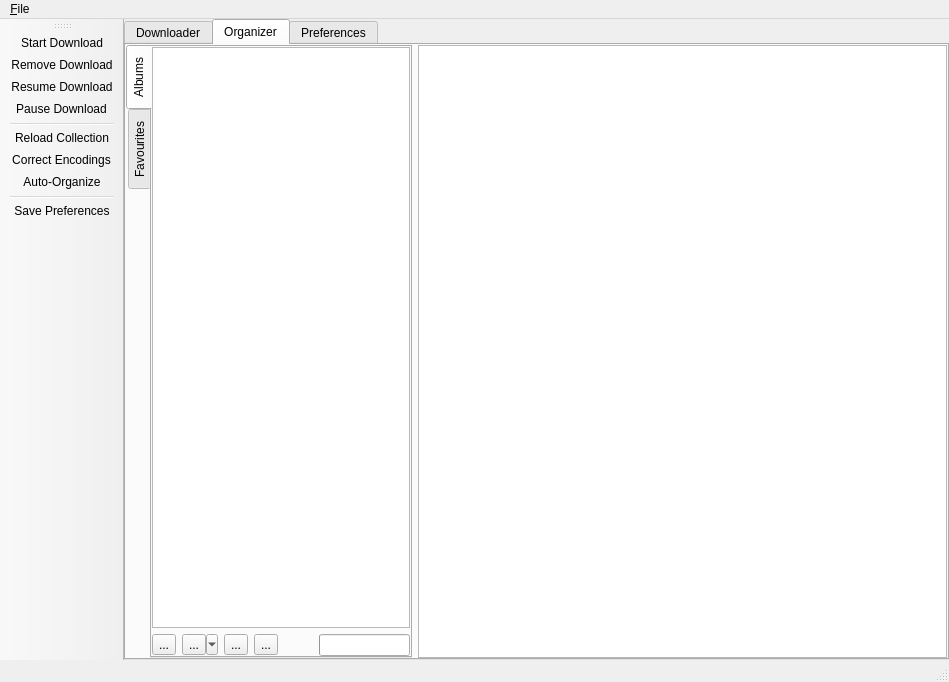
<ui version="4.0" >
 <class>MainWindow</class>
 <widget class="QMainWindow" name="MainWindow" >
  <property name="geometry" >
   <rect>
    <x>0</x>
    <y>0</y>
    <width>949</width>
    <height>682</height>
   </rect>
  </property>
  <property name="windowTitle" >
   <string>MainWindow</string>
  </property>
  <property name="windowIcon" >
   <iconset resource="musorg.qrc" >
    <normaloff>:/icons/icons/filesave.png</normaloff>:/icons/icons/filesave.png</iconset>
  </property>
  <property name="toolButtonStyle" >
   <enum>Qt::ToolButtonIconOnly</enum>
  </property>
  <widget class="QWidget" name="centralwidget" >
   <property name="sizePolicy" >
    <sizepolicy vsizetype="Preferred" hsizetype="Preferred" >
     <horstretch>0</horstretch>
     <verstretch>0</verstretch>
    </sizepolicy>
   </property>
   <layout class="QHBoxLayout" name="horizontalLayout_7" >
    <property name="margin" >
     <number>0</number>
    </property>
    <item>
     <widget class="QTabWidget" name="main_tab" >
      <property name="sizePolicy" >
       <sizepolicy vsizetype="Expanding" hsizetype="Expanding" >
        <horstretch>0</horstretch>
        <verstretch>0</verstretch>
       </sizepolicy>
      </property>
      <property name="contextMenuPolicy" >
       <enum>Qt::DefaultContextMenu</enum>
      </property>
      <property name="layoutDirection" >
       <enum>Qt::LeftToRight</enum>
      </property>
      <property name="tabShape" >
       <enum>QTabWidget::Rounded</enum>
      </property>
      <property name="currentIndex" >
       <number>1</number>
      </property>
      <widget class="QWidget" name="tab_downloader" >
       <property name="sizePolicy" >
        <sizepolicy vsizetype="Preferred" hsizetype="Preferred" >
         <horstretch>0</horstretch>
         <verstretch>0</verstretch>
        </sizepolicy>
       </property>
       <property name="layoutDirection" >
        <enum>Qt::LeftToRight</enum>
       </property>
       <attribute name="title" >
        <string>Downloader</string>
       </attribute>
       <attribute name="icon" >
        <iconset resource="musorg.qrc" >
         <normaloff>:/icons/icons/downloader.png</normaloff>:/icons/icons/downloader.png</iconset>
       </attribute>
       <layout class="QVBoxLayout" name="verticalLayout_2" >
        <property name="margin" >
         <number>0</number>
        </property>
        <item>
         <layout class="QVBoxLayout" name="verticalLayout_3" >
          <item>
           <layout class="QHBoxLayout" name="horizontalLayout" >
            <item>
             <widget class="QPushButton" name="btn_search" >
              <property name="text" >
               <string>Search</string>
              </property>
             </widget>
            </item>
            <item>
             <widget class="QLineEdit" name="lne_search" >
              <property name="layoutDirection" >
               <enum>Qt::LeftToRight</enum>
              </property>
             </widget>
            </item>
           </layout>
          </item>
          <item>
           <widget class="QLabel" name="label" >
            <property name="layoutDirection" >
             <enum>Qt::LeftToRight</enum>
            </property>
            <property name="text" >
             <string>Search Results:</string>
            </property>
           </widget>
          </item>
          <item>
           <layout class="QHBoxLayout" name="horizontalLayout_3" >
            <item>
             <widget class="QTreeView" name="trw_results" >
              <property name="contextMenuPolicy" >
               <enum>Qt::ActionsContextMenu</enum>
              </property>
              <property name="dragEnabled" >
               <bool>true</bool>
              </property>
              <property name="dragDropMode" >
               <enum>QAbstractItemView::DragOnly</enum>
              </property>
             </widget>
            </item>
           </layout>
          </item>
          <item>
           <widget class="QLabel" name="label_2" >
            <property name="layoutDirection" >
             <enum>Qt::LeftToRight</enum>
            </property>
            <property name="text" >
             <string>Downloads:</string>
            </property>
           </widget>
          </item>
          <item>
           <layout class="QHBoxLayout" name="horizontalLayout_4" >
            <property name="sizeConstraint" >
             <enum>QLayout::SetFixedSize</enum>
            </property>
            <item>
             <widget class="QTreeView" name="trw_downloads" >
              <property name="contextMenuPolicy" >
               <enum>Qt::ActionsContextMenu</enum>
              </property>
              <property name="dragEnabled" >
               <bool>true</bool>
              </property>
              <property name="dragDropMode" >
               <enum>QAbstractItemView::DropOnly</enum>
              </property>
             </widget>
            </item>
           </layout>
          </item>
         </layout>
        </item>
       </layout>
      </widget>
      <widget class="QWidget" name="tab_organizer" >
       <property name="sizePolicy" >
        <sizepolicy vsizetype="Preferred" hsizetype="Preferred" >
         <horstretch>0</horstretch>
         <verstretch>0</verstretch>
        </sizepolicy>
       </property>
       <attribute name="title" >
        <string>Organizer</string>
       </attribute>
       <layout class="QHBoxLayout" name="horizontalLayout_8" >
        <property name="margin" >
         <number>0</number>
        </property>
        <item>
         <widget class="QTabWidget" name="tabWidget" >
          <property name="sizePolicy" >
           <sizepolicy vsizetype="Expanding" hsizetype="Fixed" >
            <horstretch>0</horstretch>
            <verstretch>0</verstretch>
           </sizepolicy>
          </property>
          <property name="tabPosition" >
           <enum>QTabWidget::West</enum>
          </property>
          <property name="currentIndex" >
           <number>0</number>
          </property>
          <widget class="QWidget" name="tab" >
           <attribute name="title" >
            <string>Albums</string>
           </attribute>
           <layout class="QVBoxLayout" name="verticalLayout" >
            <property name="margin" >
             <number>0</number>
            </property>
            <item>
             <widget class="QTreeView" name="trw_albums" >
              <property name="headerHidden" >
               <bool>true</bool>
              </property>
             </widget>
            </item>
            <item>
             <layout class="QHBoxLayout" name="horizontalLayout_9" >
              <item>
               <widget class="QToolButton" name="toolButton_8" >
                <property name="text" >
                 <string>...</string>
                </property>
                <property name="icon" >
                 <iconset resource="musorg.qrc" >
                  <normaloff>:/icons/icons/reload.png</normaloff>:/icons/icons/reload.png</iconset>
                </property>
               </widget>
              </item>
              <item>
               <widget class="QToolButton" name="tb_import_albums" >
                <property name="text" >
                 <string>...</string>
                </property>
                <property name="icon" >
                 <iconset resource="musorg.qrc" >
                  <normaloff>:/icons/icons/add.png</normaloff>:/icons/icons/add.png</iconset>
                </property>
                <property name="popupMode" >
                 <enum>QToolButton::MenuButtonPopup</enum>
                </property>
                <property name="arrowType" >
                 <enum>Qt::NoArrow</enum>
                </property>
               </widget>
              </item>
              <item>
               <widget class="QToolButton" name="toolButton_2" >
                <property name="text" >
                 <string>...</string>
                </property>
                <property name="icon" >
                 <iconset resource="musorg.qrc" >
                  <normaloff>:/icons/icons/remove.png</normaloff>:/icons/icons/remove.png</iconset>
                </property>
               </widget>
              </item>
              <item>
               <widget class="QToolButton" name="toolButton" >
                <property name="text" >
                 <string>...</string>
                </property>
                <property name="icon" >
                 <iconset resource="musorg.qrc" >
                  <normaloff>:/icons/icons/edit.png</normaloff>:/icons/icons/edit.png</iconset>
                </property>
               </widget>
              </item>
              <item>
               <layout class="QHBoxLayout" name="horizontalLayout_10" >
                <item>
                 <spacer name="horizontalSpacer" >
                  <property name="orientation" >
                   <enum>Qt::Horizontal</enum>
                  </property>
                  <property name="sizeType" >
                   <enum>QSizePolicy::Expanding</enum>
                  </property>
                  <property name="sizeHint" stdset="0" >
                   <size>
                    <width>0</width>
                    <height>20</height>
                   </size>
                  </property>
                 </spacer>
                </item>
                <item>
                 <widget class="QProgressBar" name="pb_reload" >
                  <property name="enabled" >
                   <bool>true</bool>
                  </property>
                  <property name="value" >
                   <number>0</number>
                  </property>
                  <property name="format" >
                   <string/>
                  </property>
                 </widget>
                </item>
               </layout>
              </item>
             </layout>
            </item>
           </layout>
          </widget>
          <widget class="QWidget" name="tab_2" >
           <attribute name="title" >
            <string>Favourites</string>
           </attribute>
           <layout class="QVBoxLayout" name="verticalLayout_6" >
            <property name="margin" >
             <number>0</number>
            </property>
            <item>
             <widget class="QTreeView" name="trw_favourites" />
            </item>
            <item>
             <layout class="QHBoxLayout" name="horizontalLayout_2" >
              <item>
               <widget class="QToolButton" name="toolButton_4" >
                <property name="text" >
                 <string>Add Favourite</string>
                </property>
                <property name="icon" >
                 <iconset resource="musorg.qrc" >
                  <normaloff>:/icons/icons/add.png</normaloff>:/icons/icons/add.png</iconset>
                </property>
               </widget>
              </item>
              <item>
               <widget class="QToolButton" name="toolButton_5" >
                <property name="text" >
                 <string>...</string>
                </property>
                <property name="icon" >
                 <iconset resource="musorg.qrc" >
                  <normaloff>:/icons/icons/remove.png</normaloff>:/icons/icons/remove.png</iconset>
                </property>
               </widget>
              </item>
              <item>
               <widget class="QToolButton" name="toolButton_7" >
                <property name="text" >
                 <string>...</string>
                </property>
                <property name="icon" >
                 <iconset resource="musorg.qrc" >
                  <normaloff>:/icons/icons/edit.png</normaloff>:/icons/icons/edit.png</iconset>
                </property>
               </widget>
              </item>
              <item>
               <widget class="QToolButton" name="toolButton_6" >
                <property name="text" >
                 <string>...</string>
                </property>
                <property name="icon" >
                 <iconset resource="musorg.qrc" >
                  <normaloff>:/icons/icons/package.png</normaloff>:/icons/icons/package.png</iconset>
                </property>
               </widget>
              </item>
              <item>
               <spacer name="horizontalSpacer_2" >
                <property name="orientation" >
                 <enum>Qt::Horizontal</enum>
                </property>
                <property name="sizeHint" stdset="0" >
                 <size>
                  <width>40</width>
                  <height>20</height>
                 </size>
                </property>
               </spacer>
              </item>
             </layout>
            </item>
           </layout>
          </widget>
         </widget>
        </item>
        <item>
         <widget class="QTreeView" name="trw_tracks" />
        </item>
       </layout>
       <zorder>trw_tracks</zorder>
       <zorder>tabWidget</zorder>
      </widget>
      <widget class="QWidget" name="tab_pref" >
       <attribute name="title" >
        <string>Preferences</string>
       </attribute>
       <layout class="QVBoxLayout" name="verticalLayout_5" >
        <property name="margin" >
         <number>0</number>
        </property>
        <item>
         <layout class="QVBoxLayout" name="verticalLayout_4" >
          <item>
           <widget class="QGroupBox" name="groupBox_2" >
            <property name="title" >
             <string>Downloader Preferences</string>
            </property>
            <layout class="QHBoxLayout" name="horizontalLayout_5" >
             <property name="leftMargin" >
              <number>0</number>
             </property>
             <property name="topMargin" >
              <number>9</number>
             </property>
             <property name="rightMargin" >
              <number>0</number>
             </property>
             <property name="bottomMargin" >
              <number>0</number>
             </property>
             <item>
              <layout class="QFormLayout" name="formLayout" >
               <property name="rowWrapPolicy" >
                <enum>QFormLayout::DontWrapRows</enum>
               </property>
               <property name="labelAlignment" >
                <set>Qt::AlignLeading|Qt::AlignLeft|Qt::AlignVCenter</set>
               </property>
               <property name="formAlignment" >
                <set>Qt::AlignLeading|Qt::AlignLeft|Qt::AlignTop</set>
               </property>
               <item row="0" column="0" >
                <widget class="QLabel" name="label_3" >
                 <property name="text" >
                  <string>Download Directory:</string>
                 </property>
                </widget>
               </item>
               <item row="0" column="1" >
                <layout class="QHBoxLayout" name="horizontalLayout_6" >
                 <item>
                  <widget class="QLineEdit" name="lne_download_dir" />
                 </item>
                 <item>
                  <widget class="QPushButton" name="btn_browse_down_dir" >
                   <property name="text" >
                    <string>Browse</string>
                   </property>
                  </widget>
                 </item>
                </layout>
               </item>
               <item row="1" column="0" >
                <widget class="QLabel" name="label_4" >
                 <property name="text" >
                  <string>Maximum Download:</string>
                 </property>
                </widget>
               </item>
               <item row="1" column="1" >
                <widget class="QSpinBox" name="spinBox" >
                 <property name="sizePolicy" >
                  <sizepolicy vsizetype="Fixed" hsizetype="Fixed" >
                   <horstretch>0</horstretch>
                   <verstretch>0</verstretch>
                  </sizepolicy>
                 </property>
                 <property name="buttonSymbols" >
                  <enum>QAbstractSpinBox::UpDownArrows</enum>
                 </property>
                 <property name="accelerated" >
                  <bool>true</bool>
                 </property>
                 <property name="minimum" >
                  <number>-1</number>
                 </property>
                 <property name="value" >
                  <number>-1</number>
                 </property>
                </widget>
               </item>
               <item row="2" column="0" >
                <widget class="QLabel" name="label_5" >
                 <property name="text" >
                  <string>Search Engine:</string>
                 </property>
                </widget>
               </item>
               <item row="2" column="1" >
                <widget class="QComboBox" name="cb_engines" >
                 <property name="sizePolicy" >
                  <sizepolicy vsizetype="Fixed" hsizetype="Fixed" >
                   <horstretch>0</horstretch>
                   <verstretch>0</verstretch>
                  </sizepolicy>
                 </property>
                 <property name="minimumSize" >
                  <size>
                   <width>200</width>
                   <height>0</height>
                  </size>
                 </property>
                 <property name="editable" >
                  <bool>false</bool>
                 </property>
                </widget>
               </item>
              </layout>
             </item>
            </layout>
           </widget>
          </item>
          <item>
           <widget class="QGroupBox" name="groupBox" >
            <property name="title" >
             <string>Organizer Preferences</string>
            </property>
            <property name="flat" >
             <bool>false</bool>
            </property>
            <property name="checkable" >
             <bool>false</bool>
            </property>
            <layout class="QHBoxLayout" name="horizontalLayout_11" >
             <property name="margin" >
              <number>0</number>
             </property>
             <item>
              <layout class="QFormLayout" name="formLayout_2" >
               <item row="0" column="0" >
                <widget class="QLabel" name="label_6" >
                 <property name="text" >
                  <string>Default Encoding:</string>
                 </property>
                </widget>
               </item>
               <item row="0" column="1" >
                <widget class="QLineEdit" name="lineEdit" />
               </item>
              </layout>
             </item>
            </layout>
           </widget>
          </item>
         </layout>
        </item>
       </layout>
      </widget>
     </widget>
    </item>
   </layout>
   <zorder>main_tab</zorder>
  </widget>
  <widget class="QMenuBar" name="menubar" >
   <property name="geometry" >
    <rect>
     <x>0</x>
     <y>0</y>
     <width>949</width>
     <height>22</height>
    </rect>
   </property>
   <widget class="QMenu" name="menu_File" >
    <property name="title" >
     <string>&amp;File</string>
    </property>
   </widget>
   <addaction name="menu_File" />
  </widget>
  <widget class="QStatusBar" name="statusbar" />
  <widget class="QToolBar" name="toolBar" >
   <property name="windowTitle" >
    <string>toolBar</string>
   </property>
   <property name="toolButtonStyle" >
    <enum>Qt::ToolButtonTextUnderIcon</enum>
   </property>
   <attribute name="toolBarArea" >
    <enum>LeftToolBarArea</enum>
   </attribute>
   <attribute name="toolBarBreak" >
    <bool>false</bool>
   </attribute>
   <addaction name="actionStart_Download" />
   <addaction name="actionRemove_Download" />
   <addaction name="actionResume_Download" />
   <addaction name="actionPause_Download" />
   <addaction name="separator" />
   <addaction name="actionReload_Collection" />
   <addaction name="actionCorrect_Encodings" />
   <addaction name="actionAuto_Organize" />
   <addaction name="separator" />
   <addaction name="actionSave_Preferences" />
  </widget>
  <action name="actionSave_Preferences" >
   <property name="icon" >
    <iconset resource="musorg.qrc" >
     <normaloff>:/icons/icons/filesave.png</normaloff>:/icons/icons/filesave.png</iconset>
   </property>
   <property name="text" >
    <string>Save Preferences</string>
   </property>
  </action>
  <action name="actionPause_Download" >
   <property name="icon" >
    <iconset resource="musorg.qrc" >
     <normaloff>:/icons/icons/pause.png</normaloff>:/icons/icons/pause.png</iconset>
   </property>
   <property name="text" >
    <string>Pause Download</string>
   </property>
  </action>
  <action name="actionResume_Download" >
   <property name="icon" >
    <iconset resource="musorg.qrc" >
     <normaloff>:/icons/icons/player_play.png</normaloff>:/icons/icons/player_play.png</iconset>
   </property>
   <property name="text" >
    <string>Resume Download</string>
   </property>
  </action>
  <action name="actionStart_Download" >
   <property name="icon" >
    <iconset resource="musorg.qrc" >
     <normaloff>:/icons/icons/down.png</normaloff>:/icons/icons/down.png</iconset>
   </property>
   <property name="text" >
    <string>Start Download</string>
   </property>
  </action>
  <action name="actionRemove_Download" >
   <property name="icon" >
    <iconset resource="musorg.qrc" >
     <normaloff>:/icons/icons/remove.png</normaloff>:/icons/icons/remove.png</iconset>
   </property>
   <property name="text" >
    <string>Remove Download</string>
   </property>
  </action>
  <action name="actionCorrect_Encodings" >
   <property name="icon" >
    <iconset resource="musorg.qrc" >
     <normaloff>:/icons/icons/encoding.png</normaloff>:/icons/icons/encoding.png</iconset>
   </property>
   <property name="text" >
    <string>Correct Encodings</string>
   </property>
  </action>
  <action name="actionReload_Collection" >
   <property name="icon" >
    <iconset resource="musorg.qrc" >
     <normaloff>:/icons/icons/reload.png</normaloff>:/icons/icons/reload.png</iconset>
   </property>
   <property name="text" >
    <string>Reload Collection</string>
   </property>
  </action>
  <action name="actionAuto_Organize" >
   <property name="icon" >
    <iconset resource="musorg.qrc" >
     <normaloff>:/icons/icons/organize.png</normaloff>:/icons/icons/organize.png</iconset>
   </property>
   <property name="text" >
    <string>Auto-Organize</string>
   </property>
  </action>
  <action name="actionImport_Files" >
   <property name="icon" >
    <iconset resource="musorg.qrc" >
     <normaloff>:/icons/icons/add.png</normaloff>:/icons/icons/add.png</iconset>
   </property>
   <property name="text" >
    <string>Import Files</string>
   </property>
  </action>
  <action name="actionImport_Directory" >
   <property name="icon" >
    <iconset resource="musorg.qrc" >
     <normaloff>:/icons/icons/add.png</normaloff>:/icons/icons/add.png</iconset>
   </property>
   <property name="text" >
    <string>Import Directory</string>
   </property>
  </action>
 </widget>
 <resources>
  <include location="musorg.qrc" />
 </resources>
 <connections/>
</ui>
